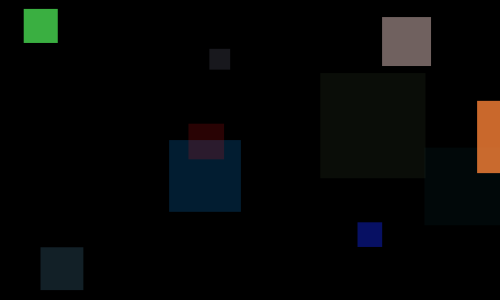
Frame 1 (no input)
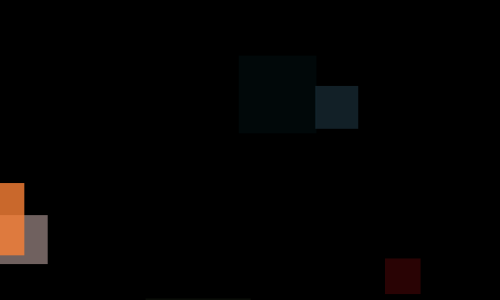
Frame 60 (the mouse pressed at the canvas centre just before this capture)
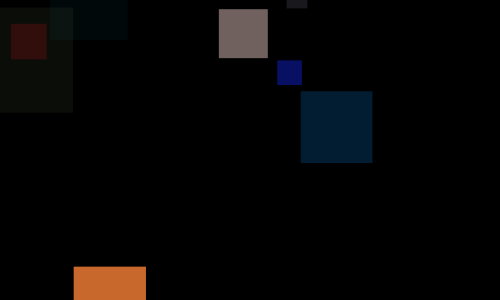
Frame 120 (the mouse held since frame 60 and released just before this capture)

The Processing sketch that drew these frames (run headless with seeded random() and noise(); from frame 60 on, the mouse is pressed at the canvas centre):

// Processing sketch: processing_128827
// ── processing_128827.pde

// Digital world : use squares to mimic the digital world in computer
// Chang Kuo Ping from Industrial Design

int _num = 10;
Circle[] _circleArr = {
};
void setup() {
  size(500, 300);
  background(0);
  strokeWeight(1);
  fill(150, 50);
  drawCircles();
}
void draw() {
  background(0);
  for (int i=0; i<_circleArr.length; i++) {
    Circle thisCirc = _circleArr[i];
    thisCirc.updateMe();
  }
}
void mouseReleased() {
  drawCircles();
}
void drawCircles() {
  for (int i=0; i<_num; i++) {
    Circle thisCirc = new Circle();
    thisCirc.drawMe();
    _circleArr =(Circle[])append(_circleArr, 
    thisCirc);
  }
}

class Circle {
  float x, y;
  float radius;
  color linecol, fillcol;
  float alph;
  float xmove, ymove;
  Circle() {
    x = random(width);
    y = random(height);
    radius = random(100) + 10;
    linecol = color(random(255), random(255), 
    random(255));
    fillcol = color(random(255), random(255), 
    random(255));
    alph = random(255);
    xmove = random(10) - 5;
    ymove = random(10) - 5;
  }

  void drawMe() {
    noStroke();
    if(keyPressed){
    fill(255);
    }else{   
    fill(fillcol, alph);
    }
    rect(x, y, radius, radius);
    stroke(linecol, 150);
    noFill();
    //ellipse(x, y, 10, 10);
  }
  void updateMe() {
    x += xmove;
    y += ymove;
    if (x > (width+radius)) { 
      x=0-radius;
    }
    if (x < (0-radius)) { 
      x=width+radius;
    }
    if (y > (height+radius)) { 
      y=0-radius;
    }
    if (y < (0-radius)) { 
      y=height+radius;
    }
    drawMe();
  }
}
